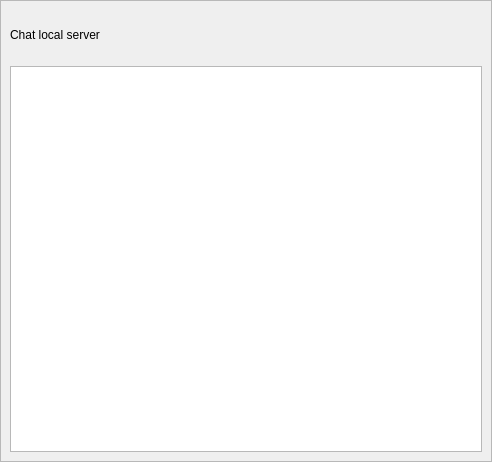
<?xml version="1.0" encoding="UTF-8"?>
<ui version="4.0">
 <class>Form</class>
 <widget class="QWidget" name="Form">
  <property name="geometry">
   <rect>
    <x>0</x>
    <y>0</y>
    <width>492</width>
    <height>462</height>
   </rect>
  </property>
  <property name="windowTitle">
   <string>Form</string>
  </property>
  <layout class="QVBoxLayout" name="verticalLayout">
   <property name="leftMargin">
    <number>0</number>
   </property>
   <property name="topMargin">
    <number>0</number>
   </property>
   <property name="rightMargin">
    <number>0</number>
   </property>
   <property name="bottomMargin">
    <number>0</number>
   </property>
   <item>
    <widget class="QFrame" name="chat_server_frame">
     <property name="frameShape">
      <enum>QFrame::StyledPanel</enum>
     </property>
     <property name="frameShadow">
      <enum>QFrame::Raised</enum>
     </property>
     <layout class="QVBoxLayout" name="verticalLayout_2">
      <item>
       <layout class="QHBoxLayout" name="horizontalLayout">
        <item>
         <widget class="QLabel" name="label">
          <property name="sizePolicy">
           <sizepolicy hsizetype="Preferred" vsizetype="Fixed">
            <horstretch>0</horstretch>
            <verstretch>0</verstretch>
           </sizepolicy>
          </property>
          <property name="text">
           <string>Chat local server</string>
          </property>
         </widget>
        </item>
        <item>
         <widget class="QLabel" name="running_label">
          <property name="minimumSize">
           <size>
            <width>50</width>
            <height>50</height>
           </size>
          </property>
          <property name="maximumSize">
           <size>
            <width>50</width>
            <height>50</height>
           </size>
          </property>
          <property name="text">
           <string/>
          </property>
         </widget>
        </item>
       </layout>
      </item>
      <item>
       <widget class="QPlainTextEdit" name="log_textEdit">
        <property name="readOnly">
         <bool>true</bool>
        </property>
       </widget>
      </item>
     </layout>
    </widget>
   </item>
  </layout>
 </widget>
 <resources/>
 <connections/>
</ui>
